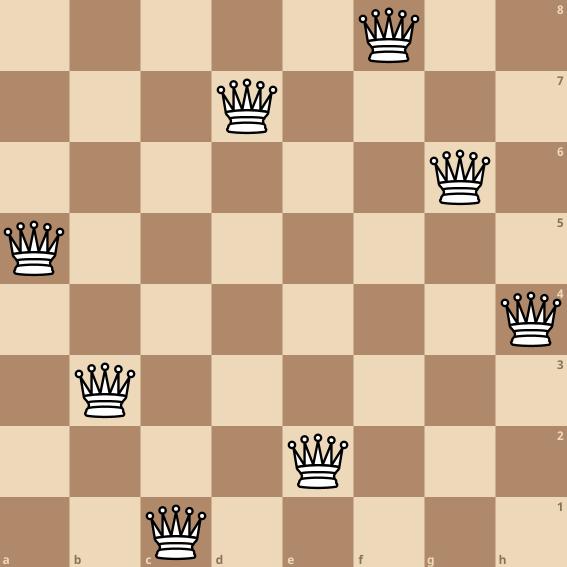
#> input picture proposal/soln.png, 1133 x 1134 px (shown at 1/2 size)
$ python -i board_detection.py   (imports and definitions only)
#> lines starting #> are read from the running program, lines starting #| are printed output that depends on the picture; after the words box and inside, x2 and y2 are one past the last pixel; in counts of white or black regions, pixels touching at a corner belong together
#> further down, picture is the input picture: shape (1134, 1133, 3); mean B, G, R 143.1, 173.6, 201.2
#!/usr/bin/env python
# coding: utf-8

# In[1]:


# board_detection.py
# author : joseph Greshik
# this file should be able to take in an input image and
#   find lines for all chess board squares
#   apply k-means clustering to lines to fit some expected board structure
#   draw lines on original image
#   return a board object relative to image scene (definition of object needed)

import cv2, sys, math, os, time
import numpy as np
from sklearn.cluster import KMeans
from sklearn.preprocessing import normalize
from matplotlib import pyplot as plt
from glob import glob

# [1 line not run here, left out]


# In[2]:


ext=".png"
# num_imgs=5
# path_name="../data/unprocessed/*"+ext
# path_name="../data/image0*"#+ext
path_name="../data/good/*"#+ext
images=glob(path_name)
save_path="../data/save/"
# images=images[0:num_imgs]


# In[3]:


max_rho=0
max_x=0
max_y=0
discon=False


# In[4]:


# constants for detecting lines
HOUGHTHRESH=55
LOW_THRESH_CANNY=20.0
KSIZE=(41,41)

similarity_threshold={
        'rho'   :   40,
        'theta' :   0.4}

d=25
sigmaColor=300
sigmaSpace=300


# In[5]:


# Display the image in the given named window.  Allow for resizing, and
# assign the mouse callback function so that it prints coordinates on a click.
WIN_MAX_SIZE = 2048 / 2


# In[6]:


def print_xy(event, x, y, flags, param):
    if event == cv2.EVENT_LBUTTONDOWN:
        print(x, y, " : ", param[y, x])


# In[7]:


# [26 lines left out: functions display_image, display_plot, not called in this run]


# In[9]:


def save_image (file_name,bgr_image):
    cv2.imwrite(save_path+os.path.basename(file_name)+ext,bgr_image)


# In[10]:


def get_edges_image(bgr_image,HOUGHTHRESH=HOUGHTHRESH,
                    LOW_THRESH_CANNY=LOW_THRESH_CANNY,KSIZE=KSIZE,d=d,
                    sigmaColor=sigmaColor,sigmaSpace=sigmaSpace):

#> called with HOUGHTHRESH = 55, LOW_THRESH_CANNY = 20, KSIZE = (41, 41), d = 25, sigmaColor = 300, sigmaSpace = 300
    gray_image = cv2.cvtColor(bgr_image,cv2.COLOR_BGR2GRAY)
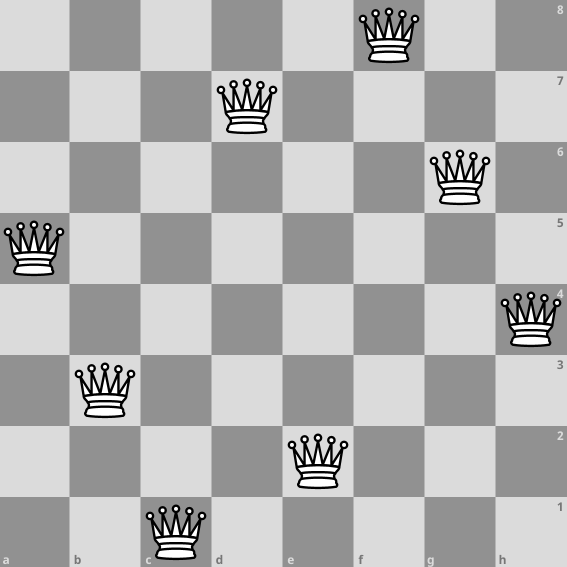
#> gray_image: shape (1134, 1133) (shown at 1/2 size); min 0, max 255, mean 178.4

    # Smooth the image with a Gaussian filter.
    # kernel size is given above constant KSIZE
    gray_image=cv2.GaussianBlur(
        src=gray_image,
        ksize=KSIZE, # kernel size (should be odd numbers; if 0, compute it from sigma)
        sigmaX=0)
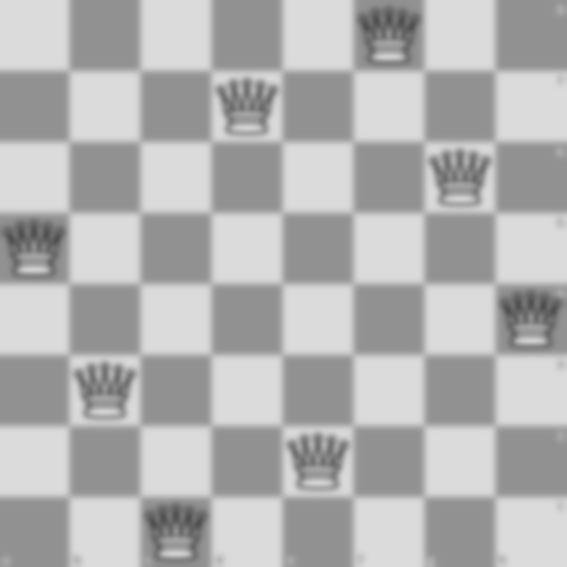
#> gray_image: shape (1134, 1133) (shown at 1/2 size); min 79, max 219, mean 178.4

# [7 lines of commented-out code are left out]
    edges_image = cv2.Canny(
        image=gray_image,
        apertureSize=3,  # size of Sobel operator
        threshold1=LOW_THRESH_CANNY,  # lower threshold
        threshold2=3 * LOW_THRESH_CANNY,  # upper threshold
        L2gradient=True)  # use more accurate L2 norm
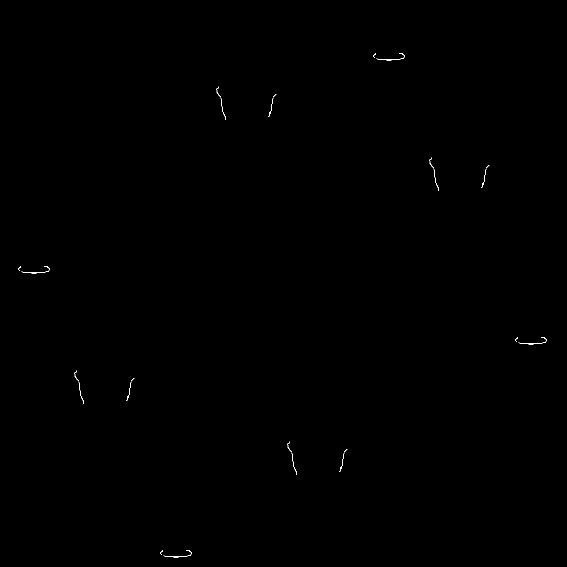
#> edges_image: shape (1134, 1133) (shown at 1/2 size); 0.07% white in thin lines or dots, all inside (x1, y1, x2, y2) = (36, 106, 1093, 1116)

    return edges_image


# In[11]:


def detect_lines(bgr_image,HOUGHTHRESH=HOUGHTHRESH,LOW_THRESH_CANNY=LOW_THRESH_CANNY,KSIZE=KSIZE):

    edges_image=get_edges_image(bgr_image)

    # save_image("edges"+str(time.time()),edges_image)

    # Run Hough transform.  The output houghLines has size (N,1,2), where N is #lines.
    # The 3rd dimension has values rho,theta for the line.
    houghLines = cv2.HoughLines(
        image=edges_image,
        rho=1,  # Distance resolution of the accumulator in pixels
        theta=math.pi / 180,  # Angle resolution of the accumulator in radians
        threshold=HOUGHTHRESH  # Accumulator threshold (get lines where votes>threshold)
    )
#> houghLines = None

    if houghLines is not None:
        # remove duplicate lines
        # hough lines are stored in decreasing strength fashion
        # so we will search them from strongest -> weakest and check rho and theta difference thresholds
        # if weaker lines are found to be too similar stronger lines, their index is added to bad_inds
        bad_inds=[]
        for i in range(len(houghLines)):
            for j in range(i+1, len(houghLines)):
                if (abs(houghLines[i][0][0]-houghLines[j][0][0])<similarity_threshold['rho']
                    and abs(houghLines[i][0][1]-houghLines[j][0][1])<similarity_threshold['theta']):
                    bad_inds.append(j)
        # now we simply find all of the good lines using
        # a set difference with all indices in houghLines
        all_inds=[k for k in range(len(houghLines))]
        good_inds=list(set(all_inds)-set(bad_inds))
#         print(good_inds)
#         print(houghLines.shape)
#         print(houghLines[0])
        return houghLines[good_inds].squeeze()
    else:
        print('Error in finding hough lines')
        return None


# In[12]:


# draw_line()
#   draw a line on an image given the image, line rho and theta values and a color for the line
# [21 lines left out: functions draw_line, draw_lines, not called in this run]


# In[14]:


test=np.array([0,30,1,3,4])


# In[15]:


# we scale hough space to normalized euclidean space Q1
def hough_to_euc(houghLines,verbose=False,tag=None):
#     x_bound=0.5
#     y_shift=rho_bound
#     theta_bound=1.0
#> (the run stopped early here; a loop or call above may not have finished)
